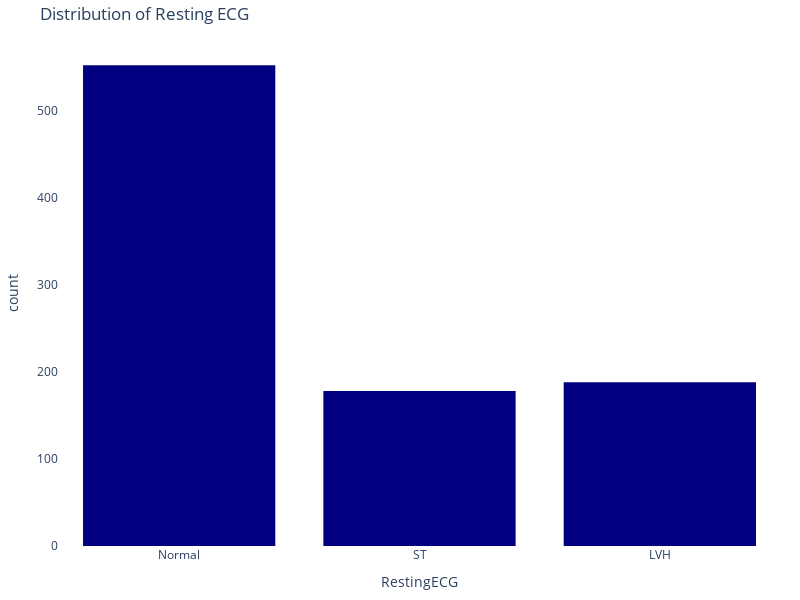

Here is the notebook cell this chart was saved with:
### Code cell
import plotly.express as px

# Assuming df is your DataFrame
fig = px.histogram( df,
                    x = "RestingECG",
                    hover_data = df.columns,
                    title = "Distribution of Resting ECG",
                    color_discrete_sequence = ["navy"])

# Update the layout and margins to set the plot
fig.update_layout(  plot_bgcolor = 'white', width = 800, height = 600,
                    margin = dict(l = 20, r = 20, t = 40, b = 20))  # Adjust margins to make the plot tighter

fig.show()

### Figure 1 — Plotly figure (JSON) as saved in the notebook; plotly's stock layout.template omitted (floating-point values rounded to 4 significant figures; data arrays with more than 128 entries replaced by an {"elided": "..."} marker saying what was removed)
{"data": [{"alignmentgroup": "True", "bingroup": "x", "hovertemplate": "RestingECG=%{x}<br>count=%{y}<extra></extra>", "legendgroup": "", "marker": {"color": "navy", "pattern": {"shape": ""}}, "name": "", "offsetgroup": "", "orientation": "v", "showlegend": false, "type": "histogram", "x": {"elided": "918 str values"}, "xaxis": "x", "yaxis": "y"}], "layout": {"barmode": "relative", "height": 600, "legend": {"tracegroupgap": 0}, "margin": {"b": 20, "l": 20, "r": 20, "t": 40}, "plot_bgcolor": "white", "title": {"text": "Distribution of Resting ECG"}, "width": 800, "xaxis": {"anchor": "y", "domain": [0, 1], "title": {"text": "RestingECG"}}, "yaxis": {"anchor": "x", "domain": [0, 1], "title": {"text": "count"}}}}
